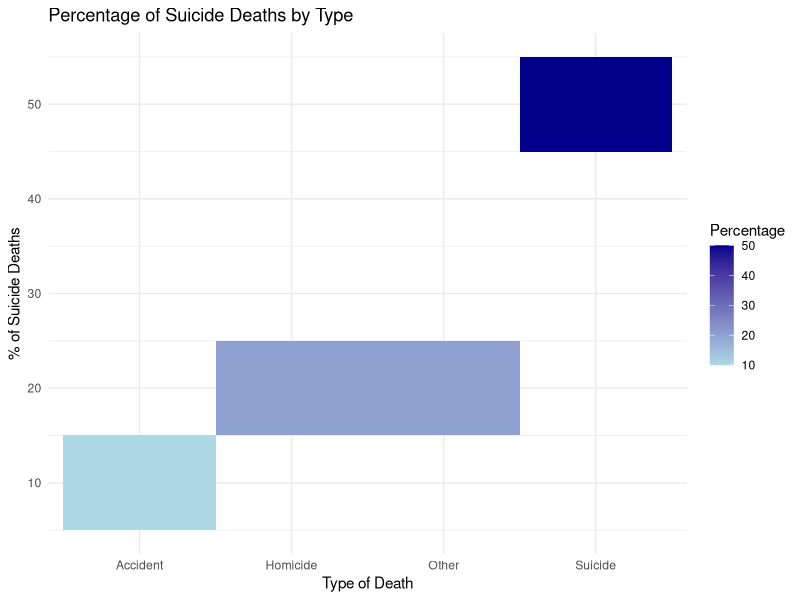

Write R code to recreate this figure.
if (!requireNamespace("ggplot2", quietly = TRUE)) {
  install.packages("ggplot2")
}
if (!requireNamespace("dplyr", quietly = TRUE)) {
  install.packages("dplyr")
}

# Load required libraries
library(ggplot2)
library(dplyr)

# Sample data (replace this with your actual data)
data <- data.frame(
  TypeOfDeath = c("Accident", "Homicide", "Suicide", "Other"),
  Percentage = c(10, 20, 50, 20)
)

# Normalize the percentages to sum to 100
data$Percentage <- data$Percentage / sum(data$Percentage) * 100

# Create a heatmap using ggplot2
ggplot(data, aes(x = TypeOfDeath, y = Percentage, fill = Percentage)) +
  geom_tile() +
  scale_fill_gradient(low = "lightblue", high = "darkblue") +
  labs(title = "Percentage of Suicide Deaths by Type",
       x = "Type of Death",
       y = "% of Suicide Deaths") +
  theme_minimal()
